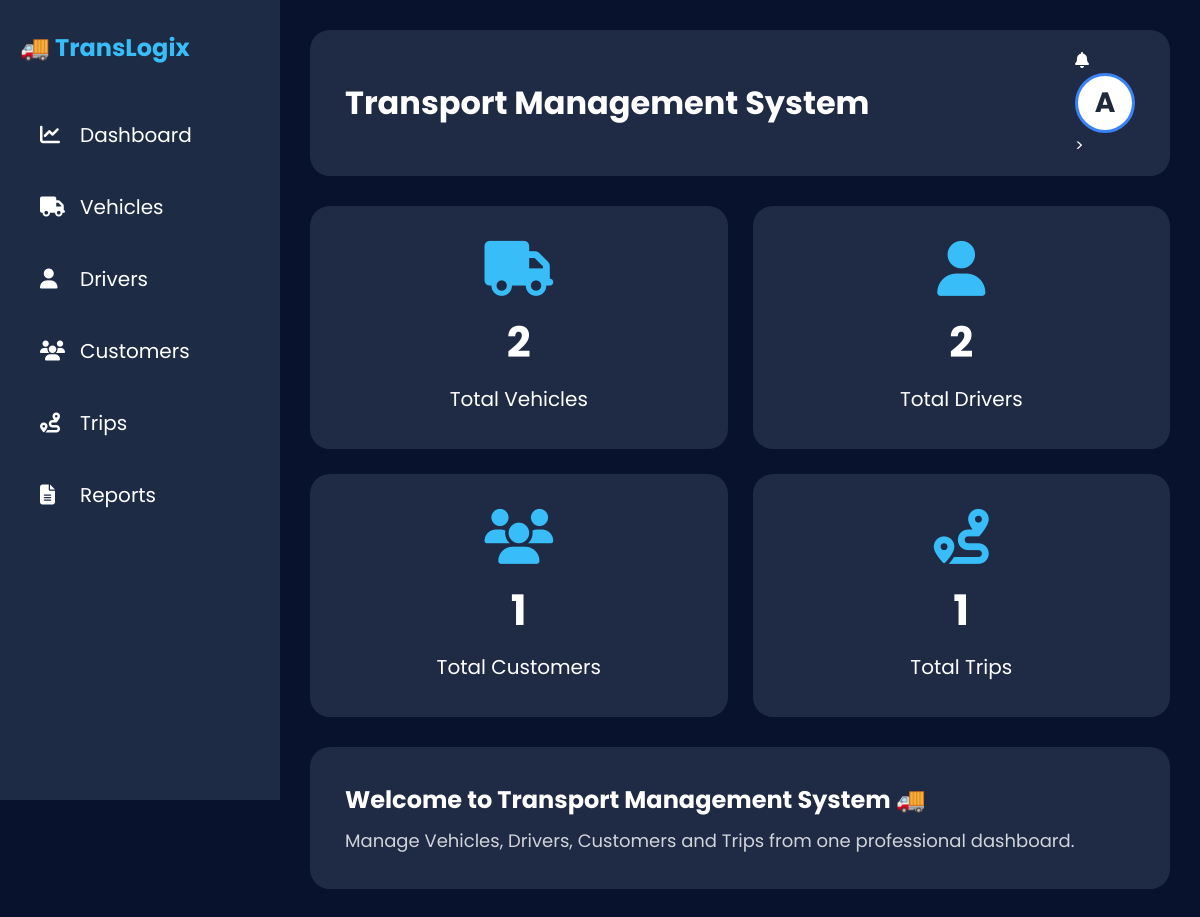
Page /dashboard on the earlier database version.
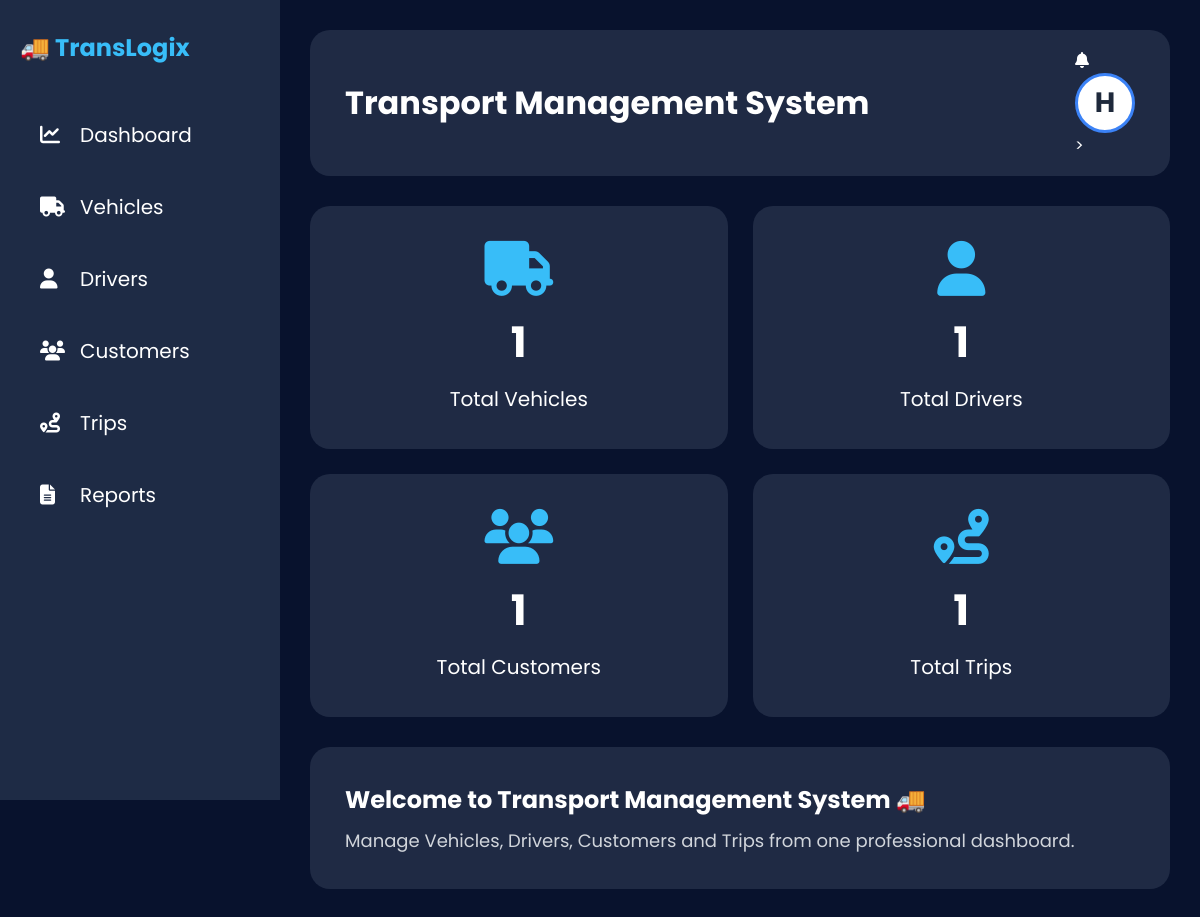
Same page on the later database version.
### app.py (models this page shows)
class User(db.Model):
    id = db.Column(db.Integer, primary_key=True)
    username = db.Column(db.String(100), unique=True, nullable=False)
    password = db.Column(db.String(100), nullable=False)
    full_name = db.Column(db.String(100))
    email = db.Column(db.String(100))
    mobile = db.Column(db.String(20))
    address = db.Column(db.Text)

### app.py (the view)
@app.route("/dashboard")
def dashboard():
    return render_template(
        "dashboard.html",
        vehicle_count=Vehicle.query.count(),
        driver_count=Driver.query.count(),
        customer_count=Customer.query.count(),
        trip_count=Trip.query.count()
    )

### app.py (called while the page is built)
@app.context_processor
def inject_user():
    user = User.query.first()
    return dict(user=user)

### templates/dashboard.html
{% extends "base.html" %}
{% block content %}
<div class="dashboard-grid">
    <div class="card">
        <i class="fas fa-truck"></i>
        <h2>{{ vehicle_count }}</h2>
        <p>Total Vehicles</p>
    </div>
    <div class="card">
        <i class="fas fa-user"></i>
        <h2>{{ driver_count }}</h2>
        <p>Total Drivers</p>
    </div>
    <div class="card">
        <i class="fas fa-users"></i>
        <h2>{{ customer_count }}</h2>
        <p>Total Customers</p>
    </div>
    <div class="card">
        <i class="fas fa-route"></i>
        <h2>{{ trip_count }}</h2>
        <p>Total Trips</p>
    </div>
</div>
<div class="welcome-box">
    <h2>Welcome to Transport Management System 🚚</h2>
    <p>
        Manage Vehicles, Drivers, Customers and Trips from one professional dashboard.
    </p>
</div>
{% endblock %}

### templates/base.html (shortened to what this page needs)
<!DOCTYPE html>
<html lang="en">
<head>
    <link rel="stylesheet"
          href="{{ url_for('static', filename='css/style.css') }}">
    <link rel="stylesheet"
          href="https://cdnjs.cloudflare.com/ajax/libs/font-awesome/6.5.1/css/all.min.css">
</head>
<body>
    <aside class="sidebar">
        <div class="logo">
            🚚 <span>TransLogix</span>
        </div>
        <ul class="sidebar-menu">
            <li>
                <a href="{{ url_for('dashboard') }}">
                    <i class="fas fa-chart-line"></i>
                    <span>Dashboard</span>
                </a>
            </li>
            <li>
                <a href="{{ url_for('vehicles') }}">
                    <i class="fas fa-truck"></i>
                    <span>Vehicles</span>
                </a>
            </li>
            <li>
                <a href="{{ url_for('drivers') }}">
                    <i class="fas fa-user"></i>
                    <span>Drivers</span>
                </a>
            </li>
            <li>
                <a href="{{ url_for('customers') }}">
                    <i class="fas fa-users"></i>
                    <span>Customers</span>
                </a>
            </li>
            <li>
                <a href="{{ url_for('trips') }}">
                    <i class="fas fa-route"></i>
                    <span>Trips</span>
                </a>
            </li>
            <li>
                <a href="{{ url_for('reports') }}">
                    <i class="fas fa-file-alt"></i>
                    <span>Reports</span>
                </a>
            </li>
        </ul>
    </aside>
    <main class="main-content">
        <div class="navbar">
            <div class="nav-title">
                <h1>Transport Management System</h1>
            </div>
            <div class="nav-right">
                <div class="notification">
                    <i class="fas fa-bell"></i>
                </div>
                <div class="profile-menu">
                    <div class="profile-pic profile-avatar"
     onclick="toggleMenu()">
    {% if user and user.full_name %}
        {{ user.full_name[0].upper() }}
    {% elif user %}
        {{ user.username[0].upper() }}
    {% else %}
        A
    {% endif %}
</div>
                    >
                </div>
            </div>
        </div>
        {% block content %}
        {% endblock %}
    </main>
</body>
</html>

Differences in the rows shown:
added User: full_name "H"
Other differences:
{{ vehicle_count }}: "2" → "1"
{{ driver_count }}: "2" → "1"
text no longer shown: "A"
